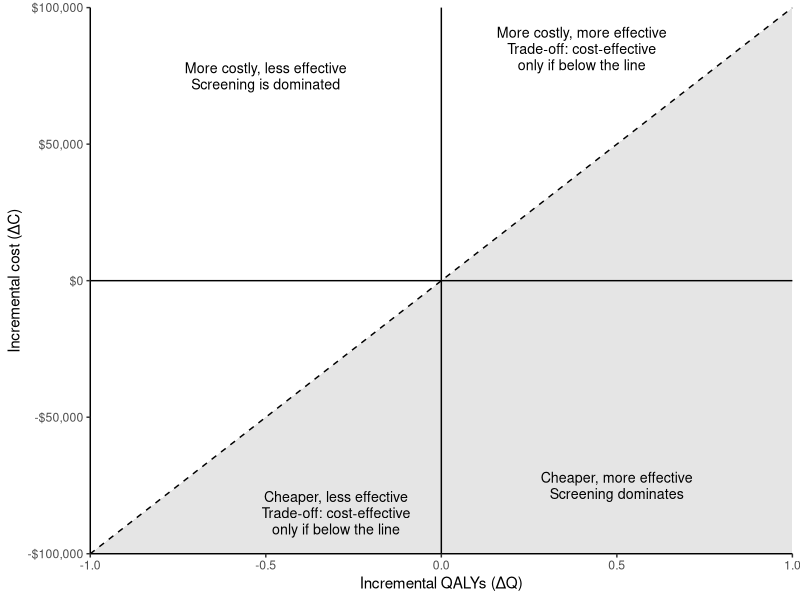

Source code (R):
## ---- chunk 1
#| label: fig-ce-plane-quadrants
#| echo: false
#| fig-cap: "The four quadrants of the cost-effectiveness plane. The dashed line is the willingness-to-pay threshold of $100,000 per QALY. Points in the shaded region, below and to the right of the line, are cost-effective."
#| fig-alt: "Diagram of the cost-effectiveness plane, with incremental QALYs on the horizontal axis and incremental cost on the vertical axis, crossing at zero. The upper right quadrant is labelled more costly and more effective, a trade-off; the lower right is labelled cheaper and more effective, the strategy dominates; the upper left is labelled more costly and less effective, the strategy is dominated; the lower left is labelled cheaper and less effective, a trade-off. A dashed line through the origin with a slope of $100,000 per QALY runs from the lower left to the upper right; the shaded region below and to the right of it, which covers parts of both trade-off quadrants and all of the dominating quadrant, is cost-effective."
#| fig-width: 7
#| fig-height: 5.5
library(ggplot2)

wtp_example <- 100000
quadrants <- data.frame(
  x = c(0.4, 0.5, -0.5, -0.3),
  y = c(85000, -75000, 75000, -85000),
  label = c(
    "More costly, more effective\nTrade-off: cost-effective\nonly if below the line",
    "Cheaper, more effective\nScreening dominates",
    "More costly, less effective\nScreening is dominated",
    "Cheaper, less effective\nTrade-off: cost-effective\nonly if below the line"
  )
)

ggplot() +
  annotate("polygon", x = c(-1, 1, 1), y = c(-100000, -100000, 100000), fill = "grey90") +
  geom_hline(yintercept = 0) +
  geom_vline(xintercept = 0) +
  geom_abline(slope = wtp_example, intercept = 0, linetype = "dashed") +
  geom_text(data = quadrants, aes(x, y, label = label), size = 3.6, lineheight = 0.95) +
  scale_x_continuous(limits = c(-1, 1), name = "Incremental QALYs (\u0394Q)") +
  scale_y_continuous(
    limits = c(-100000, 100000),
    labels = scales::label_dollar(),
    name = "Incremental cost (\u0394C)"
  ) +
  coord_cartesian(expand = FALSE) +
  theme_classic()
